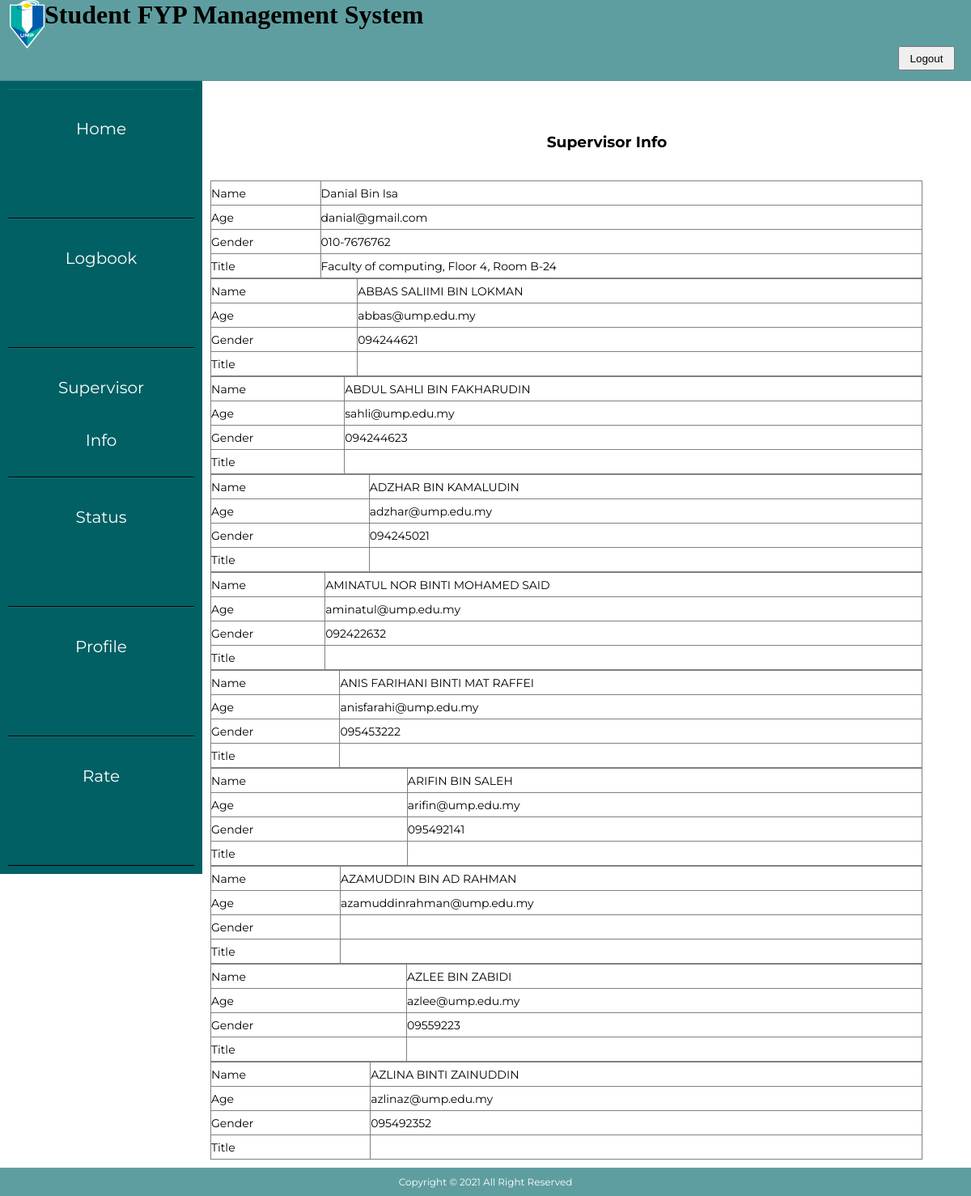
Screenshot of /studentsvinfo.php with the database file from the repository.
### tables this page shows
CREATE TABLE `supervisor` (
  `supid` int(11) NOT NULL,
  `sup_id` varchar(10) NOT NULL,
  `supname` varchar(50) NOT NULL,
  `supemail` varchar(50) NOT NULL,
  `supphone` varchar(11) NOT NULL,
  `suproom` varchar(100) NOT NULL
);

### studentsvinfo.php (the view, shortened to what this page needs)
<?php
include_once './include/config.php';
session_start();?>
<!DOCTYPE html>
<html lang="en">
    <head>
        <link href="css/layout.css" type="text/css" rel="stylesheet" media="screen,projection">
        <link href="css/sidebar.css" type="text/css" rel="stylesheet" media="screen,projection">
    </head>
    <body>
    <div class="header">
        <div class ="inner_header">
            <div class="logo_container">
            <img src="umplogo.png" alt="imgheader">
            </div><div class="textheader"><h1>Student FYP Management System</h1><div><nav>
                <li><span><a href="logout.php"><button>Logout</button></a></span></li>
      </nav>
</div></div>
        </div>
</div>
<div class="row">
    <div class="column left">
    <ul>
    <li> <a href="studenthome2.php" class="button" name="home">Home</a></li>
        <li><a href="logbookfyp1page2.php" class="button"  name="studinfo">Logbook</a></li>
       <li><a href="studentsvinfo.php" class="button" name="profile">Supervisor Info</a></li>
        <li><a href="studentfyp1status.php" class="button" name="status">Status</a></li>
       <li><a href="profile.php" class="button"  name="profile">Profile</a></li>
       <li><a href="#" class="button"  name="report">Rate</a></li>
    </div>
    <div class="column right">
        <br>
    <div align="center"><h3>Supervisor Info</h3><br><br>
    <?php
$sql = "SELECT supname,supemail,supphone,suproom FROM supervisor";
$result = $conn->query($sql);
if ($result->num_rows > 0) {
  while($row = $result->fetch_assoc()) {
?><table border="1" align="center">
  <tr>
    <td>Name</td>
    <td><?php echo $row["supname"];?></td>
  </tr>
  <tr>
    <td>Age</td>
    <td><?php echo $row["supemail"];?></td>
  </tr>
  <tr>
    <td>Gender</td>
    <td><?php echo $row["supphone"];?></td>
  </tr>
    <tr>
    <td>Title</td>
    <td><?php echo $row["suproom"];?></td>
  </tr>
    </table>
<?php
  }
} else { ?>
    <p align ="center"><?php echo "No data in databases";?></p> <?php
}
?>
    </div>
</div>
<footer id="footer">
                        <span> Copyright &copy; 2021 All Right Reserved</span>
            </footer>
    </body>
</html>

### css/layout.css (style rules this page uses)
img { width: 55px;; height: 60px; padding-left: 12px; }
.header { width: 100vw; height: 100px; border-bottom: solid 1px rgba(16, 16, 16, 0.1); font-family: 'Poppins'; background-color: cadetblue; text-decoration: none; }
table { border-collapse: collapse; width: 100%; }
h3 { font-family: 'Montserrat'; }
html,body { height: 100%; }
td { height: 30px; }
#footer { text-align: center; padding: 10px; background-color: cadetblue; color: white; position: relative; width: 100%; font-family: 'Montserrat'; font-size: 12px; margin-top: -100px; clear:both; }
.logo_container { height: 100%; display: table; float: left; }
.header nav { float:right; height: 100%; }
.header nav li { height: 100%; display: table; float:left; margin-right: 30px; margin-top: 20px; font-family: 'Montserrat'; font-size: 15px; }
.header nav li:last-of-type { margin-right:20; }
.header nav a { color:white; }
table { font-family: 'Montserrat'; font-size: 14px; }
button { height:30px; width: 70px; margin-left:100px }

### css/sidebar.css (style rules this page uses)
* { box-sizing: border-box; padding:0; margin:0; }
.column { float: left; width: 50%; padding: 10px; height: 300px; }
.row:after { content: ""; display: table; clear: both; }
.left { width: 250px; height: auto; background: #016064; }
.left ul a { display: block; height:20%; width: 100%; line-height:65px; font-size: 20px; color: white; padding-left: 40px; border-top: 1px solid rgba(255,255,255,.1); border-bottom: 1px solid black; }
.right { width: 75%; height: auto; }
.button { background-color: #016064; text-align: center; cursor: pointer; outline: none; border: none; color: #fff; border-radius: 0px; text-decoration: none; font-size: small; font-family: 'Montserrat'; padding: 16px 40px; transition: .4s; }
h3 { padding-left: 100px; }
button { padding: center; }

### rows the page displays
supervisor: supname "Danial Bin Isa", supemail "danial@gmail.com", supphone "010-7676762", suproom "Faculty of computing, Floor 4, Room B-24"
supervisor: supname "ABBAS SALIIMI BIN LOKMAN", supemail "abbas@ump.edu.my", supphone "094244621"
supervisor: supname "ABDUL SAHLI BIN FAKHARUDIN", supemail "sahli@ump.edu.my", supphone "094244623"
supervisor: supname "ADZHAR BIN KAMALUDIN", supemail "adzhar@ump.edu.my", supphone "094245021"
supervisor: supname "AMINATUL NOR BINTI MOHAMED SAID", supemail "aminatul@ump.edu.my", supphone "092422632"
supervisor: supname "ANIS FARIHANI BINTI MAT RAFFEI", supemail "anisfarahi@ump.edu.my", supphone "095453222"
supervisor: supname "ARIFIN BIN SALEH", supemail "arifin@ump.edu.my", supphone "095492141"
supervisor: supname "AZAMUDDIN BIN AD RAHMAN", supemail "azamuddinrahman@ump.edu.my"
supervisor: supname "AZLEE BIN ZABIDI", supemail "azlee@ump.edu.my", supphone "09559223"
supervisor: supname "AZLINA BINTI ZAINUDDIN", supemail "azlinaz@ump.edu.my", supphone "095492352"
